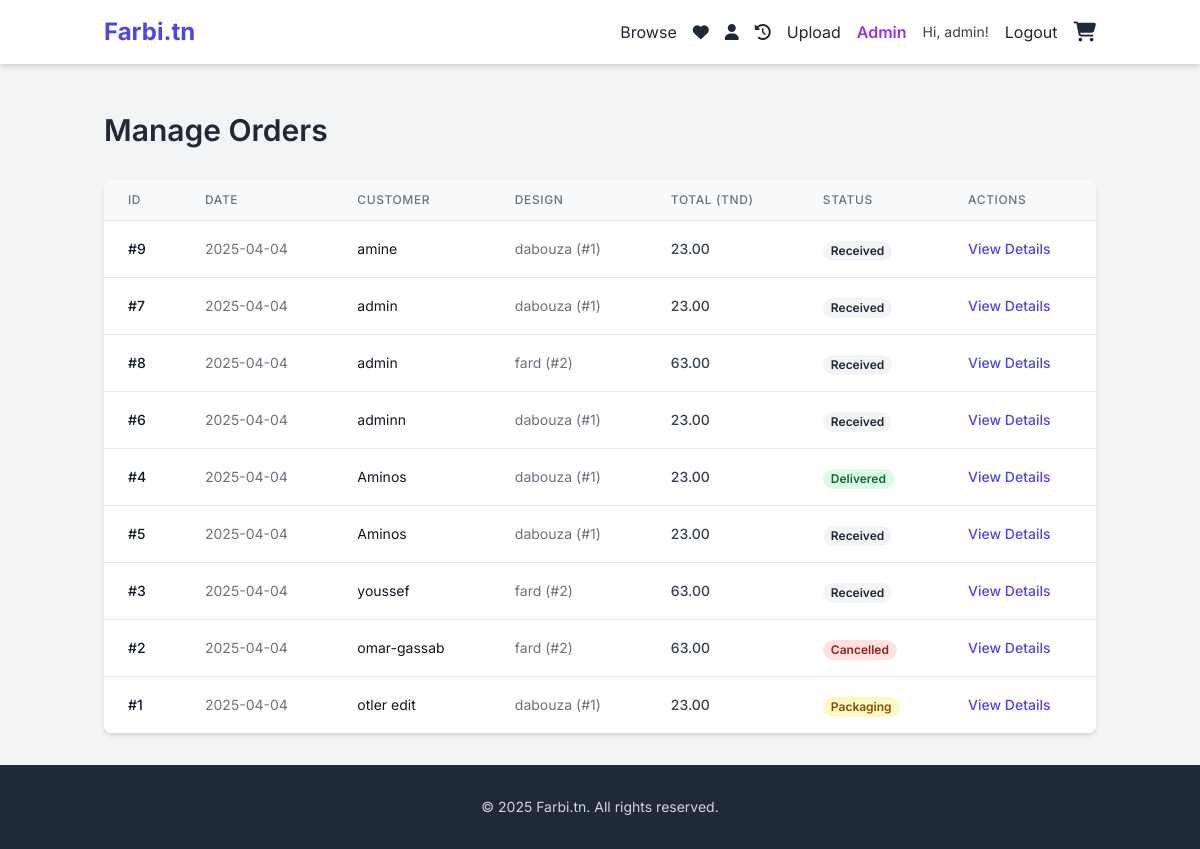
Page /admin/orders (signed in) on the committed database.
### app.py (models this page shows, shortened)
class User(UserMixin, db.Model):
    id = db.Column(db.Integer, primary_key=True)
    username = db.Column(db.String(80), unique=True, nullable=False)
    email = db.Column(db.String(120), unique=True, nullable=False)
    password_hash = db.Column(db.String(256), nullable=False)
    is_designer = db.Column(db.Boolean, default=False)
    is_admin = db.Column(db.Boolean, default=False)
    bio = db.Column(db.Text, nullable=True)
    join_date = db.Column(db.DateTime, default=datetime.utcnow)
    designs = db.relationship('Design', backref='designer', lazy='dynamic')
    orders = db.relationship('Order', backref='customer', lazy='dynamic')
    favorite_designs = db.relationship('Design', secondary=favorites, lazy='dynamic', backref=db.backref('favorited_by', lazy='dynamic'))

class Order(db.Model):
    id = db.Column(db.Integer, primary_key=True); order_date = db.Column(db.DateTime, default=datetime.utcnow)
    status = db.Column(db.String(30), default=ORDER_STATUS_RECEIVED, nullable=False); customer_name = db.Column(db.String(100), nullable=False)
    customer_address = db.Column(db.Text, nullable=False); customer_phone = db.Column(db.String(50), nullable=False)
    user_id = db.Column(db.Integer, db.ForeignKey('user.id'), nullable=True); design_id = db.Column(db.Integer, db.ForeignKey('design.id'), nullable=False)
    total_price = db.Column(db.Float, nullable=False); design = db.relationship('Design')

class Design(db.Model):
    id = db.Column(db.Integer, primary_key=True); title = db.Column(db.String(150), nullable=False)
    description = db.Column(db.Text, nullable=True); file_path = db.Column(db.String(300), nullable=False)
    image_path = db.Column(db.String(300), nullable=True); status = db.Column(db.String(20), default='pending', nullable=False)
    upload_date = db.Column(db.DateTime, default=datetime.utcnow); designer_id = db.Column(db.Integer, db.ForeignKey('user.id'), nullable=False)
    royalty_amount = db.Column(db.Float, default=5.0)

### app.py (the view)
@app.route('/admin/orders')
@login_required
def admin_orders():
    if not current_user.is_admin: abort(403)
    page = request.args.get('page', 1, type=int)
    pagination = Order.query.order_by(Order.order_date.desc()).paginate(page=page, per_page=app.config['ORDERS_PER_PAGE'], error_out=False)
    orders = pagination.items; return render_template('admin_orders.html', orders=orders, pagination=pagination)

### app.py (called while the page is built)
@login_manager.user_loader
def load_user(user_id): return User.query.get(int(user_id))

@app.context_processor
def inject_cart_count():
    cart = session.get('cart', {})
    item_count = sum(cart.values()) if cart else 0
    return dict(cart_item_count=item_count)

@app.context_processor
def inject_now():
    return {'now': datetime.utcnow}

### templates/admin_orders.html (shortened to what this page needs)
{% extends "base.html" %}
{% block content %}
<div class="flex justify-between items-center mb-8"> <h1 class="text-3xl font-semibold text-gray-800">Manage Orders</h1> </div>
{% if orders %}
<div class="bg-white shadow-md rounded-lg overflow-x-auto">
    <table class="min-w-full divide-y divide-gray-200">
        <thead class="bg-gray-50"> <tr> <th scope="col" class="px-6 py-3 text-left text-xs font-medium text-gray-500 uppercase tracking-wider">ID</th> <th scope="col" class="px-6 py-3 text-left text-xs font-medium text-gray-500 uppercase tracking-wider">Date</th> <th scope="col" class="px-6 py-3 text-left text-xs font-medium text-gray-500 uppercase tracking-wider">Customer</th> <th scope="col" class="px-6 py-3 text-left text-xs font-medium text-gray-500 uppercase tracking-wider">Design</th> <th scope="col" class="px-6 py-3 text-left text-xs font-medium text-gray-500 uppercase tracking-wider">Total (TND)</th> <th scope="col" class="px-6 py-3 text-left text-xs font-medium text-gray-500 uppercase tracking-wider">Status</th> <th scope="col" class="px-6 py-3 text-left text-xs font-medium text-gray-500 uppercase tracking-wider">Actions</th> </tr> </thead>
        <tbody class="bg-white divide-y divide-gray-200">
            {% for order in orders %} <tr>
                <td class="px-6 py-4 whitespace-nowrap text-sm font-medium text-gray-900">#{{ order.id }}</td>
                <td class="px-6 py-4 whitespace-nowrap text-sm text-gray-500">{{ order.order_date.strftime('%Y-%m-%d') }}</td>
                <td class="px-6 py-4 whitespace-nowrap text-sm text-gray-900">{{ order.customer_name }}</td>
                <td class="px-6 py-4 whitespace-nowrap text-sm text-gray-500 truncate max-w-xs" title="{{ order.design.title }}"> <a href="{{ url_for('design_detail', design_id=order.design_id) }}" class="hover:underline" target="_blank"> {{ order.design.title }} (#{{ order.design_id }}) </a> </td>
                <td class="px-6 py-4 whitespace-nowrap text-sm text-gray-700 font-medium">{{ "%.2f"|format(order.total_price) }}</td>
                <td class="px-6 py-4 whitespace-nowrap"> <span class="px-2 inline-flex text-xs leading-5 font-semibold rounded-full {% if order.status == 'delivered' %} bg-green-100 text-green-800 {% elif order.status == 'cancelled' or order.status == 'failed_delivery' %} bg-red-100 text-red-800 {% elif order.status == 'out_for_delivery' %} bg-blue-100 text-blue-800 {% elif order.status == 'printing' or order.status == 'packaging' %} bg-yellow-100 text-yellow-800 {% else %} bg-gray-100 text-gray-800 {% endif %}"> {{ order.status.replace('_', ' ')|capitalize }} </span> </td>
                <td class="px-6 py-4 whitespace-nowrap text-sm font-medium"> <a href="{{ url_for('admin_order_details', order_id=order.id) }}" class="text-indigo-600 hover:text-indigo-900">View Details</a> </td>
            </tr> {% endfor %}
        </tbody>
    </table>
</div>
{% else %} <p class="text-gray-600 text-center mt-10">No orders found.</p> {% endif %}
{% endblock %}

### templates/base.html (shortened to what this page needs)
<!DOCTYPE html>
<html lang="en">
<head>
    <script src="https://cdn.tailwindcss.com"></script>
    <link rel="stylesheet" href="https://cdnjs.cloudflare.com/ajax/libs/font-awesome/6.5.1/css/all.min.css">
</head>
<body class="bg-gray-100 text-gray-800 flex flex-col min-h-screen">
    <header class="bg-white shadow-md sticky top-0 z-50">
        <nav class="container mx-auto px-4 py-4 flex justify-between items-center">
            <a href="{{ url_for('index') }}" class="text-2xl font-bold text-indigo-600">Farbi.tn</a>
            <div class="flex items-center space-x-4">
                <a href="{{ url_for('browse') }}" class="nav-link hidden md:inline">Browse</a>
                {% if current_user.is_authenticated %}
                    <a href="{{ url_for('list_favorites') }}" class="nav-link hidden md:inline" title="My Favorites"><i class="fas fa-heart"></i></a>
                    <a href="{{ url_for('profile', username=current_user.username) }}" class="nav-link hidden md:inline" title="My Profile"><i class="fas fa-user"></i></a>
                    <a href="{{ url_for('order_history') }}" class="nav-link hidden md:inline" title="Order History"><i class="fas fa-history"></i></a>
                    {% if current_user.is_designer %} <a href="{{ url_for('upload_design') }}" class="nav-button-secondary hidden md:inline">Upload</a> {% endif %}
                    {% if current_user.is_admin %} <a href="{{ url_for('admin_dashboard') }}" class="nav-link hidden md:inline font-semibold text-purple-600">Admin</a> {% endif %}
                    <span class="text-gray-700 text-sm hidden lg:inline">Hi, {{ current_user.username }}!</span>
                    <a href="{{ url_for('logout') }}" class="nav-button-logout">Logout</a>
                {% else %}
                    <a href="{{ url_for('login') }}" class="nav-button-primary">Login</a>
                    <a href="{{ url_for('register') }}" class="nav-link">Register</a>
                {% endif %}
                 <a href="{{ url_for('view_cart') }}" class="nav-link relative" title="Shopping Cart">
                    <i class="fas fa-shopping-cart text-xl"></i>
                 </a>
            </div>
        </nav>
    </header>
    <div class="container mx-auto px-4 pt-4 w-full max-w-4xl">
    </div>
    <main class="container mx-auto px-4 py-8 flex-grow"> {% block content %}{% endblock %} </main>
    <footer class="bg-gray-800 text-gray-300 mt-auto"> <div class="container mx-auto px-4 py-8 text-center"> <p class="text-sm">&copy; {{ now().year }} Farbi.tn. All rights reserved.</p> </div> </footer>
</body>
</html>

### templates/base.html (style rules this page uses)
body { font-family: 'Inter', sans-serif; }
.nav-link { @apply text-gray-600 hover:text-indigo-600 transition duration-150 ease-in-out; }
.nav-button-secondary { @apply nav-button bg-green-500 text-white hover:bg-green-600; }
.nav-button-logout { @apply nav-button bg-red-500 text-white hover:bg-red-600; }

### rows in the picture
User: username "admin"
Order: id "9", order_date "2025-04-04", customer_name "amine", design "dabouza", design_id "1", total_price "23.00", status.replace "Received"
Order: id "7", order_date "2025-04-04", customer_name "admin", design "dabouza", design_id "1", total_price "23.00", status.replace "Received"
Order: id "8", order_date "2025-04-04", customer_name "admin", design "fard", design_id "2", total_price "63.00", status.replace "Received"
Order: id "6", order_date "2025-04-04", customer_name "adminn", design "dabouza", design_id "1", total_price "23.00", status.replace "Received"
Order: id "4", order_date "2025-04-04", customer_name "Aminos", design "dabouza", design_id "1", total_price "23.00", status.replace "Delivered"
Order: id "5", order_date "2025-04-04", customer_name "Aminos", design "dabouza", design_id "1", total_price "23.00", status.replace "Received"
Order: id "3", order_date "2025-04-04", customer_name "youssef", design "fard", design_id "2", total_price "63.00", status.replace "Received"
Order: id "2", order_date "2025-04-04", customer_name "omar-gassab", design "fard", design_id "2", total_price "63.00", status.replace "Cancelled"
Order: id "1", order_date "2025-04-04", customer_name "otler edit", design "dabouza", design_id "1", total_price "23.00", status.replace "Packaging"
